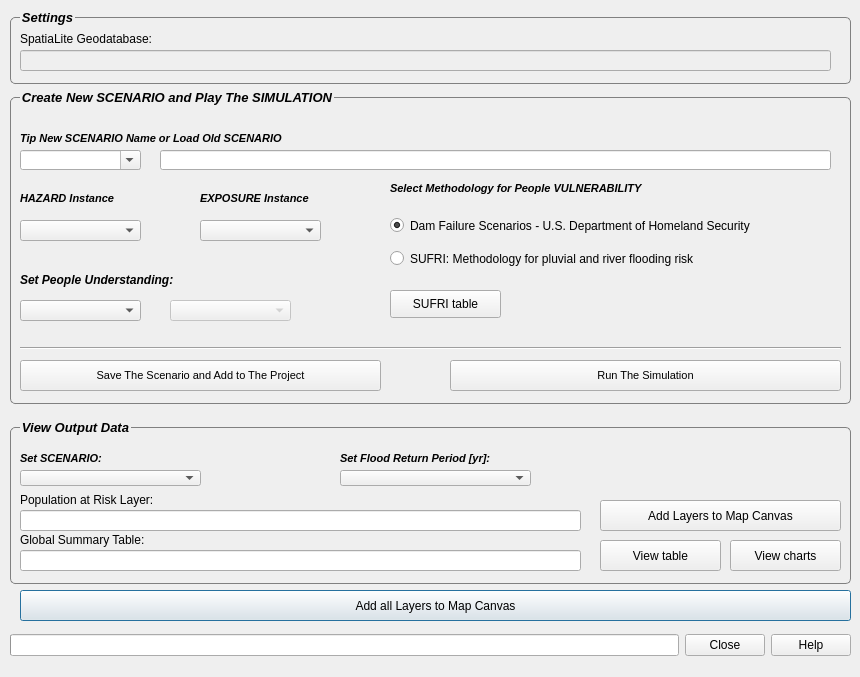
<?xml version="1.0" encoding="UTF-8"?>
<ui version="4.0">
 <class>FloodRisk</class>
 <widget class="QDialog" name="FloodRisk">
  <property name="windowModality">
   <enum>Qt::WindowModal</enum>
  </property>
  <property name="geometry">
   <rect>
    <x>0</x>
    <y>0</y>
    <width>860</width>
    <height>677</height>
   </rect>
  </property>
  <property name="windowTitle">
   <string>FloodRisk | Loss of Life (LOL) Scenario</string>
  </property>
  <widget class="QPushButton" name="pushButtonLoadLayer">
   <property name="geometry">
    <rect>
     <x>20</x>
     <y>590</y>
     <width>831</width>
     <height>31</height>
    </rect>
   </property>
   <property name="text">
    <string>Add all Layers to Map Canvas</string>
   </property>
  </widget>
  <widget class="QWidget" name="horizontalLayoutWidget">
   <property name="geometry">
    <rect>
     <x>10</x>
     <y>630</y>
     <width>841</width>
     <height>31</height>
    </rect>
   </property>
   <layout class="QHBoxLayout" name="horizontalLayout">
    <item>
     <widget class="QProgressBar" name="progressBar">
      <property name="enabled">
       <bool>true</bool>
      </property>
      <property name="alignment">
       <set>Qt::AlignHCenter</set>
      </property>
      <property name="textVisible">
       <bool>true</bool>
      </property>
      <property name="orientation">
       <enum>Qt::Horizontal</enum>
      </property>
      <property name="invertedAppearance">
       <bool>false</bool>
      </property>
      <property name="textDirection">
       <enum>QProgressBar::TopToBottom</enum>
      </property>
      <property name="format">
       <string/>
      </property>
     </widget>
    </item>
    <item>
     <widget class="QDialogButtonBox" name="buttonBox">
      <property name="sizePolicy">
       <sizepolicy hsizetype="Fixed" vsizetype="Fixed">
        <horstretch>0</horstretch>
        <verstretch>0</verstretch>
       </sizepolicy>
      </property>
      <property name="orientation">
       <enum>Qt::Horizontal</enum>
      </property>
      <property name="standardButtons">
       <set>QDialogButtonBox::Close|QDialogButtonBox::Help</set>
      </property>
      <property name="centerButtons">
       <bool>false</bool>
      </property>
     </widget>
    </item>
   </layout>
  </widget>
  <widget class="QGroupBox" name="groupBox_3">
   <property name="geometry">
    <rect>
     <x>10</x>
     <y>420</y>
     <width>841</width>
     <height>171</height>
    </rect>
   </property>
   <property name="font">
    <font>
     <pointsize>10</pointsize>
     <weight>75</weight>
     <italic>true</italic>
     <bold>true</bold>
    </font>
   </property>
   <property name="styleSheet">
    <string notr="true">QGroupBox {border: 1px solid gray; border-radius: 5px; margin-top: 7px; margin-bottom: 7px; padding: 0px} QGroupBox::title {top:-7 ex;left: 10px; subcontrol-origin: border}</string>
   </property>
   <property name="title">
    <string>View Output Data</string>
   </property>
   <widget class="QPushButton" name="pushButtonIstogrammi">
    <property name="geometry">
     <rect>
      <x>720</x>
      <y>120</y>
      <width>111</width>
      <height>31</height>
     </rect>
    </property>
    <property name="text">
     <string>View charts</string>
    </property>
    <property name="iconSize">
     <size>
      <width>30</width>
      <height>25</height>
     </size>
    </property>
   </widget>
   <widget class="QLabel" name="label_4">
    <property name="geometry">
     <rect>
      <x>10</x>
      <y>70</y>
      <width>301</width>
      <height>20</height>
     </rect>
    </property>
    <property name="text">
     <string>Population at Risk Layer:</string>
    </property>
   </widget>
   <widget class="QLabel" name="label_8">
    <property name="geometry">
     <rect>
      <x>10</x>
      <y>110</y>
      <width>301</width>
      <height>20</height>
     </rect>
    </property>
    <property name="text">
     <string>Global Summary Table:</string>
    </property>
   </widget>
   <widget class="QLabel" name="label_green_pop">
    <property name="geometry">
     <rect>
      <x>670</x>
      <y>40</y>
      <width>21</width>
      <height>21</height>
     </rect>
    </property>
    <property name="text">
     <string/>
    </property>
    <property name="pixmap">
     <pixmap>../../../../Users/asus/Desktop/Progetto Tesi Laurea/green20.png</pixmap>
    </property>
   </widget>
   <widget class="QLabel" name="label_red_pop">
    <property name="enabled">
     <bool>true</bool>
    </property>
    <property name="geometry">
     <rect>
      <x>750</x>
      <y>80</y>
      <width>21</width>
      <height>21</height>
     </rect>
    </property>
    <property name="text">
     <string/>
    </property>
    <property name="pixmap">
     <pixmap>../../../../Users/asus/Desktop/Progetto Tesi Laurea/red20.png</pixmap>
    </property>
   </widget>
   <widget class="QLineEdit" name="txtShellFilePath_4">
    <property name="geometry">
     <rect>
      <x>10</x>
      <y>90</y>
      <width>561</width>
      <height>21</height>
     </rect>
    </property>
   </widget>
   <widget class="QPushButton" name="pushButtonView_2">
    <property name="geometry">
     <rect>
      <x>590</x>
      <y>120</y>
      <width>121</width>
      <height>31</height>
     </rect>
    </property>
    <property name="text">
     <string>View table</string>
    </property>
    <property name="iconSize">
     <size>
      <width>30</width>
      <height>25</height>
     </size>
    </property>
   </widget>
   <widget class="QLineEdit" name="txtShellFilePath_7">
    <property name="geometry">
     <rect>
      <x>10</x>
      <y>130</y>
      <width>561</width>
      <height>21</height>
     </rect>
    </property>
   </widget>
   <widget class="QLabel" name="label_18">
    <property name="geometry">
     <rect>
      <x>330</x>
      <y>30</y>
      <width>271</width>
      <height>16</height>
     </rect>
    </property>
    <property name="font">
     <font>
      <pointsize>8</pointsize>
      <weight>75</weight>
      <italic>true</italic>
      <bold>true</bold>
     </font>
    </property>
    <property name="text">
     <string>Set Flood Return Period [yr]:</string>
    </property>
   </widget>
   <widget class="QComboBox" name="comboBox_10">
    <property name="geometry">
     <rect>
      <x>330</x>
      <y>50</y>
      <width>191</width>
      <height>16</height>
     </rect>
    </property>
   </widget>
   <widget class="QLabel" name="label_9">
    <property name="geometry">
     <rect>
      <x>10</x>
      <y>30</y>
      <width>271</width>
      <height>16</height>
     </rect>
    </property>
    <property name="font">
     <font>
      <pointsize>8</pointsize>
      <weight>75</weight>
      <italic>true</italic>
      <bold>true</bold>
     </font>
    </property>
    <property name="text">
     <string>Set SCENARIO:</string>
    </property>
   </widget>
   <widget class="QComboBox" name="comboBox_9">
    <property name="geometry">
     <rect>
      <x>10</x>
      <y>50</y>
      <width>181</width>
      <height>16</height>
     </rect>
    </property>
   </widget>
   <widget class="QPushButton" name="pushButtonView_3">
    <property name="geometry">
     <rect>
      <x>590</x>
      <y>80</y>
      <width>241</width>
      <height>31</height>
     </rect>
    </property>
    <property name="text">
     <string>Add Layers to Map Canvas</string>
    </property>
    <property name="iconSize">
     <size>
      <width>30</width>
      <height>25</height>
     </size>
    </property>
   </widget>
  </widget>
  <widget class="QGroupBox" name="groupBox_2">
   <property name="geometry">
    <rect>
     <x>10</x>
     <y>10</y>
     <width>841</width>
     <height>81</height>
    </rect>
   </property>
   <property name="font">
    <font>
     <pointsize>10</pointsize>
     <weight>75</weight>
     <italic>true</italic>
     <bold>true</bold>
    </font>
   </property>
   <property name="styleSheet">
    <string notr="true">QGroupBox {border: 1px solid gray; border-radius: 5px; margin-top: 7px; margin-bottom: 7px; padding: 0px} QGroupBox::title {top:-7 ex;left: 10px; subcontrol-origin: border}</string>
   </property>
   <property name="title">
    <string>Settings</string>
   </property>
   <widget class="QLineEdit" name="txtShellFilePath_2">
    <property name="enabled">
     <bool>false</bool>
    </property>
    <property name="geometry">
     <rect>
      <x>10</x>
      <y>40</y>
      <width>811</width>
      <height>21</height>
     </rect>
    </property>
   </widget>
   <widget class="QLabel" name="label_2">
    <property name="geometry">
     <rect>
      <x>10</x>
      <y>20</y>
      <width>301</width>
      <height>18</height>
     </rect>
    </property>
    <property name="text">
     <string>SpatiaLite Geodatabase:</string>
    </property>
   </widget>
  </widget>
  <widget class="QGroupBox" name="groupBox_4">
   <property name="geometry">
    <rect>
     <x>10</x>
     <y>90</y>
     <width>841</width>
     <height>321</height>
    </rect>
   </property>
   <property name="palette">
    <palette>
     <active>
      <colorrole role="WindowText">
       <brush brushstyle="SolidPattern">
        <color alpha="255">
         <red>0</red>
         <green>0</green>
         <blue>0</blue>
        </color>
       </brush>
      </colorrole>
      <colorrole role="Button">
       <brush brushstyle="SolidPattern">
        <color alpha="255">
         <red>255</red>
         <green>255</green>
         <blue>255</blue>
        </color>
       </brush>
      </colorrole>
      <colorrole role="Light">
       <brush brushstyle="SolidPattern">
        <color alpha="255">
         <red>255</red>
         <green>255</green>
         <blue>255</blue>
        </color>
       </brush>
      </colorrole>
      <colorrole role="Midlight">
       <brush brushstyle="SolidPattern">
        <color alpha="255">
         <red>255</red>
         <green>255</green>
         <blue>255</blue>
        </color>
       </brush>
      </colorrole>
      <colorrole role="Dark">
       <brush brushstyle="SolidPattern">
        <color alpha="255">
         <red>127</red>
         <green>127</green>
         <blue>127</blue>
        </color>
       </brush>
      </colorrole>
      <colorrole role="Mid">
       <brush brushstyle="SolidPattern">
        <color alpha="255">
         <red>170</red>
         <green>170</green>
         <blue>170</blue>
        </color>
       </brush>
      </colorrole>
      <colorrole role="Text">
       <brush brushstyle="SolidPattern">
        <color alpha="255">
         <red>0</red>
         <green>0</green>
         <blue>0</blue>
        </color>
       </brush>
      </colorrole>
      <colorrole role="BrightText">
       <brush brushstyle="SolidPattern">
        <color alpha="255">
         <red>255</red>
         <green>255</green>
         <blue>255</blue>
        </color>
       </brush>
      </colorrole>
      <colorrole role="ButtonText">
       <brush brushstyle="SolidPattern">
        <color alpha="255">
         <red>0</red>
         <green>0</green>
         <blue>0</blue>
        </color>
       </brush>
      </colorrole>
      <colorrole role="Base">
       <brush brushstyle="SolidPattern">
        <color alpha="255">
         <red>255</red>
         <green>255</green>
         <blue>255</blue>
        </color>
       </brush>
      </colorrole>
      <colorrole role="Window">
       <brush brushstyle="SolidPattern">
        <color alpha="255">
         <red>255</red>
         <green>255</green>
         <blue>255</blue>
        </color>
       </brush>
      </colorrole>
      <colorrole role="Shadow">
       <brush brushstyle="SolidPattern">
        <color alpha="255">
         <red>0</red>
         <green>0</green>
         <blue>0</blue>
        </color>
       </brush>
      </colorrole>
      <colorrole role="AlternateBase">
       <brush brushstyle="SolidPattern">
        <color alpha="255">
         <red>255</red>
         <green>255</green>
         <blue>255</blue>
        </color>
       </brush>
      </colorrole>
      <colorrole role="ToolTipBase">
       <brush brushstyle="SolidPattern">
        <color alpha="255">
         <red>255</red>
         <green>255</green>
         <blue>220</blue>
        </color>
       </brush>
      </colorrole>
      <colorrole role="ToolTipText">
       <brush brushstyle="SolidPattern">
        <color alpha="255">
         <red>0</red>
         <green>0</green>
         <blue>0</blue>
        </color>
       </brush>
      </colorrole>
     </active>
     <inactive>
      <colorrole role="WindowText">
       <brush brushstyle="SolidPattern">
        <color alpha="255">
         <red>0</red>
         <green>0</green>
         <blue>0</blue>
        </color>
       </brush>
      </colorrole>
      <colorrole role="Button">
       <brush brushstyle="SolidPattern">
        <color alpha="255">
         <red>255</red>
         <green>255</green>
         <blue>255</blue>
        </color>
       </brush>
      </colorrole>
      <colorrole role="Light">
       <brush brushstyle="SolidPattern">
        <color alpha="255">
         <red>255</red>
         <green>255</green>
         <blue>255</blue>
        </color>
       </brush>
      </colorrole>
      <colorrole role="Midlight">
       <brush brushstyle="SolidPattern">
        <color alpha="255">
         <red>255</red>
         <green>255</green>
         <blue>255</blue>
        </color>
       </brush>
      </colorrole>
      <colorrole role="Dark">
       <brush brushstyle="SolidPattern">
        <color alpha="255">
         <red>127</red>
         <green>127</green>
         <blue>127</blue>
        </color>
       </brush>
      </colorrole>
      <colorrole role="Mid">
       <brush brushstyle="SolidPattern">
        <color alpha="255">
         <red>170</red>
         <green>170</green>
         <blue>170</blue>
        </color>
       </brush>
      </colorrole>
      <colorrole role="Text">
       <brush brushstyle="SolidPattern">
        <color alpha="255">
         <red>0</red>
         <green>0</green>
         <blue>0</blue>
        </color>
       </brush>
      </colorrole>
      <colorrole role="BrightText">
       <brush brushstyle="SolidPattern">
        <color alpha="255">
         <red>255</red>
         <green>255</green>
         <blue>255</blue>
        </color>
       </brush>
      </colorrole>
      <colorrole role="ButtonText">
       <brush brushstyle="SolidPattern">
        <color alpha="255">
         <red>0</red>
         <green>0</green>
         <blue>0</blue>
        </color>
       </brush>
      </colorrole>
      <colorrole role="Base">
       <brush brushstyle="SolidPattern">
        <color alpha="255">
         <red>255</red>
         <green>255</green>
         <blue>255</blue>
        </color>
       </brush>
      </colorrole>
      <colorrole role="Window">
       <brush brushstyle="SolidPattern">
        <color alpha="255">
         <red>255</red>
         <green>255</green>
         <blue>255</blue>
        </color>
       </brush>
      </colorrole>
      <colorrole role="Shadow">
       <brush brushstyle="SolidPattern">
        <color alpha="255">
         <red>0</red>
         <green>0</green>
         <blue>0</blue>
        </color>
       </brush>
      </colorrole>
      <colorrole role="AlternateBase">
       <brush brushstyle="SolidPattern">
        <color alpha="255">
         <red>255</red>
         <green>255</green>
         <blue>255</blue>
        </color>
       </brush>
      </colorrole>
      <colorrole role="ToolTipBase">
       <brush brushstyle="SolidPattern">
        <color alpha="255">
         <red>255</red>
         <green>255</green>
         <blue>220</blue>
        </color>
       </brush>
      </colorrole>
      <colorrole role="ToolTipText">
       <brush brushstyle="SolidPattern">
        <color alpha="255">
         <red>0</red>
         <green>0</green>
         <blue>0</blue>
        </color>
       </brush>
      </colorrole>
     </inactive>
     <disabled>
      <colorrole role="WindowText">
       <brush brushstyle="SolidPattern">
        <color alpha="255">
         <red>127</red>
         <green>127</green>
         <blue>127</blue>
        </color>
       </brush>
      </colorrole>
      <colorrole role="Button">
       <brush brushstyle="SolidPattern">
        <color alpha="255">
         <red>255</red>
         <green>255</green>
         <blue>255</blue>
        </color>
       </brush>
      </colorrole>
      <colorrole role="Light">
       <brush brushstyle="SolidPattern">
        <color alpha="255">
         <red>255</red>
         <green>255</green>
         <blue>255</blue>
        </color>
       </brush>
      </colorrole>
      <colorrole role="Midlight">
       <brush brushstyle="SolidPattern">
        <color alpha="255">
         <red>255</red>
         <green>255</green>
         <blue>255</blue>
        </color>
       </brush>
      </colorrole>
      <colorrole role="Dark">
       <brush brushstyle="SolidPattern">
        <color alpha="255">
         <red>127</red>
         <green>127</green>
         <blue>127</blue>
        </color>
       </brush>
      </colorrole>
      <colorrole role="Mid">
       <brush brushstyle="SolidPattern">
        <color alpha="255">
         <red>170</red>
         <green>170</green>
         <blue>170</blue>
        </color>
       </brush>
      </colorrole>
      <colorrole role="Text">
       <brush brushstyle="SolidPattern">
        <color alpha="255">
         <red>127</red>
         <green>127</green>
         <blue>127</blue>
        </color>
       </brush>
      </colorrole>
      <colorrole role="BrightText">
       <brush brushstyle="SolidPattern">
        <color alpha="255">
         <red>255</red>
         <green>255</green>
         <blue>255</blue>
        </color>
       </brush>
      </colorrole>
      <colorrole role="ButtonText">
       <brush brushstyle="SolidPattern">
        <color alpha="255">
         <red>127</red>
         <green>127</green>
         <blue>127</blue>
        </color>
       </brush>
      </colorrole>
      <colorrole role="Base">
       <brush brushstyle="SolidPattern">
        <color alpha="255">
         <red>255</red>
         <green>255</green>
         <blue>255</blue>
        </color>
       </brush>
      </colorrole>
      <colorrole role="Window">
       <brush brushstyle="SolidPattern">
        <color alpha="255">
         <red>255</red>
         <green>255</green>
         <blue>255</blue>
        </color>
       </brush>
      </colorrole>
      <colorrole role="Shadow">
       <brush brushstyle="SolidPattern">
        <color alpha="255">
         <red>0</red>
         <green>0</green>
         <blue>0</blue>
        </color>
       </brush>
      </colorrole>
      <colorrole role="AlternateBase">
       <brush brushstyle="SolidPattern">
        <color alpha="255">
         <red>255</red>
         <green>255</green>
         <blue>255</blue>
        </color>
       </brush>
      </colorrole>
      <colorrole role="ToolTipBase">
       <brush brushstyle="SolidPattern">
        <color alpha="255">
         <red>255</red>
         <green>255</green>
         <blue>220</blue>
        </color>
       </brush>
      </colorrole>
      <colorrole role="ToolTipText">
       <brush brushstyle="SolidPattern">
        <color alpha="255">
         <red>0</red>
         <green>0</green>
         <blue>0</blue>
        </color>
       </brush>
      </colorrole>
     </disabled>
    </palette>
   </property>
   <property name="font">
    <font>
     <pointsize>10</pointsize>
     <weight>75</weight>
     <italic>true</italic>
     <bold>true</bold>
    </font>
   </property>
   <property name="styleSheet">
    <string notr="true">QGroupBox {border: 1px solid gray; border-radius: 5px; margin-top: 7px; margin-bottom: 7px; padding: 0px} QGroupBox::title {top:-7 ex;left: 10px; subcontrol-origin: border}</string>
   </property>
   <property name="title">
    <string>Create New SCENARIO and Play The SIMULATION</string>
   </property>
   <widget class="QLabel" name="label_7">
    <property name="geometry">
     <rect>
      <x>10</x>
      <y>100</y>
      <width>171</width>
      <height>16</height>
     </rect>
    </property>
    <property name="font">
     <font>
      <pointsize>8</pointsize>
      <weight>75</weight>
      <italic>true</italic>
      <bold>true</bold>
     </font>
    </property>
    <property name="text">
     <string>HAZARD Instance</string>
    </property>
   </widget>
   <widget class="QComboBox" name="comboBox_6">
    <property name="geometry">
     <rect>
      <x>10</x>
      <y>130</y>
      <width>121</width>
      <height>21</height>
     </rect>
    </property>
   </widget>
   <widget class="QLabel" name="label_15">
    <property name="geometry">
     <rect>
      <x>190</x>
      <y>100</y>
      <width>181</width>
      <height>16</height>
     </rect>
    </property>
    <property name="font">
     <font>
      <pointsize>8</pointsize>
      <weight>75</weight>
      <italic>true</italic>
      <bold>true</bold>
     </font>
    </property>
    <property name="text">
     <string>EXPOSURE Instance</string>
    </property>
   </widget>
   <widget class="QComboBox" name="comboBox_8">
    <property name="geometry">
     <rect>
      <x>190</x>
      <y>130</y>
      <width>121</width>
      <height>21</height>
     </rect>
    </property>
   </widget>
   <widget class="QLabel" name="label_17">
    <property name="geometry">
     <rect>
      <x>10</x>
      <y>40</y>
      <width>501</width>
      <height>16</height>
     </rect>
    </property>
    <property name="font">
     <font>
      <pointsize>8</pointsize>
      <weight>75</weight>
      <italic>true</italic>
      <bold>true</bold>
     </font>
    </property>
    <property name="text">
     <string>Tip New SCENARIO Name or Load Old SCENARIO</string>
    </property>
   </widget>
   <widget class="QPushButton" name="pushButtonSalvaProgetto_2">
    <property name="enabled">
     <bool>true</bool>
    </property>
    <property name="geometry">
     <rect>
      <x>10</x>
      <y>270</y>
      <width>361</width>
      <height>31</height>
     </rect>
    </property>
    <property name="font">
     <font>
      <pointsize>8</pointsize>
      <weight>50</weight>
      <italic>false</italic>
      <bold>false</bold>
     </font>
    </property>
    <property name="text">
     <string>Save The Scenario and Add to The Project</string>
    </property>
   </widget>
   <widget class="QToolButton" name="toolButtonEsegui_2">
    <property name="geometry">
     <rect>
      <x>440</x>
      <y>270</y>
      <width>391</width>
      <height>31</height>
     </rect>
    </property>
    <property name="font">
     <font>
      <pointsize>8</pointsize>
      <weight>50</weight>
      <italic>false</italic>
      <bold>false</bold>
     </font>
    </property>
    <property name="text">
     <string>Run The Simulation</string>
    </property>
   </widget>
   <widget class="QLabel" name="label_22">
    <property name="geometry">
     <rect>
      <x>380</x>
      <y>90</y>
      <width>451</width>
      <height>16</height>
     </rect>
    </property>
    <property name="font">
     <font>
      <pointsize>8</pointsize>
      <weight>75</weight>
      <italic>true</italic>
      <bold>true</bold>
     </font>
    </property>
    <property name="text">
     <string>Select Methodology for People VULNERABILITY</string>
    </property>
   </widget>
   <widget class="QRadioButton" name="radioButton_1">
    <property name="geometry">
     <rect>
      <x>380</x>
      <y>110</y>
      <width>451</width>
      <height>51</height>
     </rect>
    </property>
    <property name="font">
     <font>
      <weight>50</weight>
      <italic>false</italic>
      <bold>false</bold>
     </font>
    </property>
    <property name="text">
     <string>Dam Failure Scenarios - U.S. Department of Homeland Security</string>
    </property>
    <property name="checkable">
     <bool>true</bool>
    </property>
    <property name="checked">
     <bool>true</bool>
    </property>
   </widget>
   <widget class="QRadioButton" name="radioButton_2">
    <property name="geometry">
     <rect>
      <x>380</x>
      <y>160</y>
      <width>451</width>
      <height>17</height>
     </rect>
    </property>
    <property name="font">
     <font>
      <weight>50</weight>
      <italic>false</italic>
      <bold>false</bold>
     </font>
    </property>
    <property name="text">
     <string>SUFRI: Methodology for pluvial and river flooding risk</string>
    </property>
   </widget>
   <widget class="QLabel" name="label_16">
    <property name="geometry">
     <rect>
      <x>10</x>
      <y>180</y>
      <width>271</width>
      <height>20</height>
     </rect>
    </property>
    <property name="font">
     <font>
      <weight>75</weight>
      <italic>true</italic>
      <bold>true</bold>
     </font>
    </property>
    <property name="text">
     <string>Set People Understanding:</string>
    </property>
   </widget>
   <widget class="QComboBox" name="comboBox">
    <property name="geometry">
     <rect>
      <x>10</x>
      <y>210</y>
      <width>121</width>
      <height>21</height>
     </rect>
    </property>
   </widget>
   <widget class="QComboBox" name="comboBox_2">
    <property name="enabled">
     <bool>false</bool>
    </property>
    <property name="geometry">
     <rect>
      <x>160</x>
      <y>210</y>
      <width>121</width>
      <height>21</height>
     </rect>
    </property>
    <property name="editable">
     <bool>false</bool>
    </property>
   </widget>
   <widget class="QComboBox" name="comboBox_3">
    <property name="geometry">
     <rect>
      <x>10</x>
      <y>60</y>
      <width>121</width>
      <height>20</height>
     </rect>
    </property>
    <property name="editable">
     <bool>true</bool>
    </property>
   </widget>
   <widget class="Line" name="line_7">
    <property name="geometry">
     <rect>
      <x>10</x>
      <y>250</y>
      <width>821</width>
      <height>16</height>
     </rect>
    </property>
    <property name="orientation">
     <enum>Qt::Horizontal</enum>
    </property>
   </widget>
   <widget class="QLineEdit" name="lineEdit">
    <property name="enabled">
     <bool>true</bool>
    </property>
    <property name="geometry">
     <rect>
      <x>150</x>
      <y>60</y>
      <width>671</width>
      <height>20</height>
     </rect>
    </property>
    <property name="toolTip">
     <string>&lt;html&gt;&lt;head/&gt;&lt;body&gt;&lt;p&gt;Description SCENARIO&lt;/p&gt;&lt;/body&gt;&lt;/html&gt;</string>
    </property>
   </widget>
   <widget class="QPushButton" name="pushButton_SUFRI_Table">
    <property name="geometry">
     <rect>
      <x>380</x>
      <y>200</y>
      <width>111</width>
      <height>28</height>
     </rect>
    </property>
    <property name="text">
     <string>SUFRI table</string>
    </property>
   </widget>
  </widget>
 </widget>
 <resources/>
 <connections>
  <connection>
   <sender>buttonBox</sender>
   <signal>accepted()</signal>
   <receiver>FloodRisk</receiver>
   <slot>accept()</slot>
   <hints>
    <hint type="sourcelabel">
     <x>819</x>
     <y>624</y>
    </hint>
    <hint type="destinationlabel">
     <x>235</x>
     <y>245</y>
    </hint>
   </hints>
  </connection>
  <connection>
   <sender>buttonBox</sender>
   <signal>rejected()</signal>
   <receiver>FloodRisk</receiver>
   <slot>reject()</slot>
   <hints>
    <hint type="sourcelabel">
     <x>819</x>
     <y>624</y>
    </hint>
    <hint type="destinationlabel">
     <x>235</x>
     <y>245</y>
    </hint>
   </hints>
  </connection>
 </connections>
</ui>
